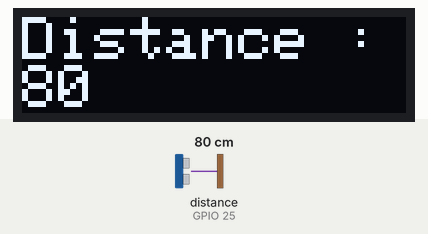
Simulated run of this sketch. Board: ESP32. On the bench: 128×32 one-colour display. The test bench sets the inputs (shaded band); at power-on: distance to the obstacle (sensor on GPIO 25) 80 cm. WiFi joins after 1.5 s; servers stay silent unless stated; the display library's start-up logo is not drawn; no MQTT or app messages arrive unless stated; what the sketch prints to the serial monitor is not drawn.

Above: at 2.8 s.
2.9 s: distance to the obstacle (sensor on GPIO 25) set to 2 cm
At 3.4 s:
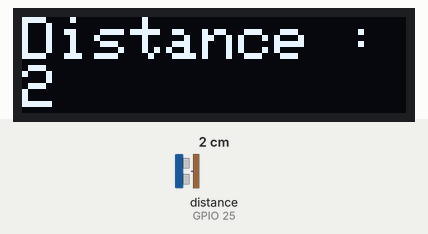
4.4 s: distance to the obstacle (sensor on GPIO 25) set to 4 cm
At 4.9 s:
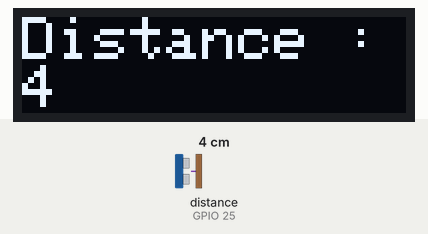
7.5 s: distance to the obstacle (sensor on GPIO 25) set to 9 cm
At 7.9 s:
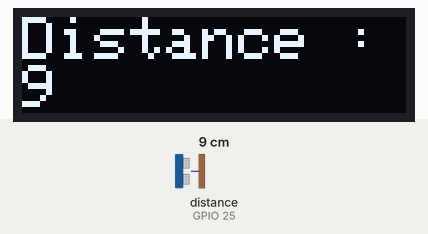
Timing chart, 0 to 10.5 s (numbered marks = the images above; inputs shaded):
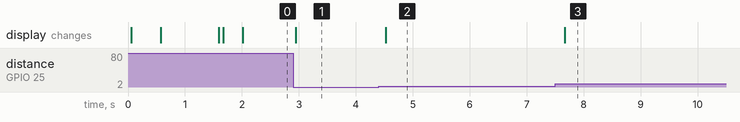

Measured:
- after the input at 2.9 s, the display: changes after 0.05 s (image 1)
- after the input at 4.4 s, the display: changes after 0.12 s (image 2)
- after the input at 7.5 s, the display: changes after 0.17 s (image 3)

The sketch:

P2I2_working_v2.ino
```cpp
#include "Adafruit_Si7021.h"
#include "Ultrasonic.h"
#include "arduinoFFT.h"

#include <Adafruit_GFX.h>
#include <Adafruit_SSD1306.h>
#include <PubSubClient.h>
#include <WiFi.h>

/*-----AUDIO SETUP-----*/
#define AUDIO_CHANNEL A0

const uint16_t samples = 8192; //This value MUST ALWAYS be a power of 2
const float samplingFrequency = 44100; //Hz, must be less than 10000 due to ADC
unsigned int sampling_period_us;
unsigned long microseconds;

float vReal[samples];
float vImag[samples];

ArduinoFFT<float> FFT = ArduinoFFT<float>(vReal, vImag, samples, samplingFrequency, true);
/*-----DONE-----*/

/*-----ULTRASONIC SETUP-----*/
Ultrasonic ultrasonic(25);
bool enableHeater = false;
/*-----DONE-----*/

/*-----TEMP & HUMIDITY SETUP-----*/
#define I2C_SDA 32
#define I2C_SCL 33

Adafruit_Si7021 si7021_sensor;

float temp = 0;
float hum = 0;
float temps;
/*-----DONE-----*/

/*-----WIFI & MQTT-----*/
// WiFi
char *ssid = "Rime"; // Enter your WiFi name
const char *password ="raskolnikov";  // Enter WiFi password

// MQTT Broker
const char *mqtt_broker = "81.185.169.225";
const char *topic   = "my/test/channel";
const char *mqtt_username = "rickastley";
const char *mqtt_password = "password";
const int mqtt_port = 1883;

WiFiClient espClient;
PubSubClient client(espClient);
/*-----DONE-----*/

/*-----SCREEN SETUP-----*/
#define SCREEN_WIDTH 128 // OLED display width, in pixels
#define SCREEN_HEIGHT 32 // OLED display height, in pixels
#define SCREEN_ADDRESS 0x3C ///< See datasheet for Address; 0x3D for 128x64, 0x3C for 128x32
Adafruit_SSD1306 display(SCREEN_WIDTH, SCREEN_HEIGHT);

unsigned long duration;
/*-----DONE-----*/

/*-----SETUP-----*/
void setup() {
  Serial.begin(115200);

  if (!si7021_sensor.begin()) {
    Serial.println("Did not find Si7021 sensor!");
  }
  if(!display.begin(SSD1306_SWITCHCAPVCC, SCREEN_ADDRESS)) {
    Serial.println("Screen error");
  }
  display.display();
  display.setTextSize(2);      // Normal 1:1 pixel scale
  display.setTextColor(SSD1306_WHITE); // Draw white text
  display.setCursor(0, 0);     // Start at top-left corner
  display.cp437(true);
  display.clearDisplay();
  display.println(F("starting..."));
  display.display();

  sampling_period_us = round(1000000*(1.0/samplingFrequency));

  WiFi.begin(ssid, password);
  while (WiFi.status() != WL_CONNECTED) {
    delay(500);
    Serial.println("Connecting to WiFi..");
    Serial.println(WiFi.status());
    Serial.println(WL_CONNECTED);
    display.clearDisplay();
    display.setCursor(0,0);
    display.println(F("Connecting"));
    display.println("WiFi : " + String(WiFi.status()));
    display.display();
  }

   client.setServer(mqtt_broker, mqtt_port);
   client.setCallback(callback);
   while (!client.connected()) {
       String client_id = "esp32-client-";
       client_id += String(WiFi.macAddress());
       Serial.printf("The client %s connects to the MQTT broker\n", client_id.c_str());
       display.clearDisplay();
       display.setCursor(0,0);
       display.println(F("Connecting"));
       display.println("MQTT");
       display.display();
       if (client.connect(client_id.c_str(), mqtt_username, mqtt_password)) {
           Serial.println("Connected");
           display.clearDisplay();
           display.setCursor(0,0);
           display.println("Done");
           display.display();
       } else {
           display.clearDisplay();
           display.setCursor(0,0);
           display.println(F("Connecting"));
           display.println("MQTT : " + String(client.state()));
           display.display();
           Serial.print("failed with state ");
           Serial.print(client.state());
           delay(2000);
       }
   }

   // Publish and subscribe
   client.publish(topic, "Hi, I'm ESP32 ^^");
   client.subscribe("rick/astley/measure");
   client.subscribe("rick/astley/frequency");

  Serial.println("Ready :D");
  duration = millis();
}
/*-----DONE-----*/

/*-----CALLBACK FUNCTION-----*/
void callback(char *topic, byte *payload, unsigned int length) {
  String top = topic;
  if (top == "rick/astley/frequency") {
    sendFrequencies();
  }
  if (top == "rick/astley/measure") {
    measure();
  }
}
/*-----DONE-----*/

void measure() {
   /*-----ULTRASONIC-----*/
  long RangeInCentimeters;
  RangeInCentimeters = ultrasonic.read();
  Serial.print("Distance : ");
  Serial.println(RangeInCentimeters,DEC);
  char buffer[8]; // Adjust the buffer size according to your needs
  sprintf(buffer, "%d", RangeInCentimeters);
  client.publish("rick/astley/distance", buffer);
  /*-----DONE-----*/

  /*-----HUMIDITY & TEMPERATURE-----*/
  hum = float(si7021_sensor.readHumidity());
  temp = float(si7021_sensor.readTemperature());

  Serial.print("Humidité relative (en %) : ");
  Serial.println(hum, 2);

  char buffer1[8]; // Adjust the buffer size according to your needs
  snprintf(buffer1, sizeof(buffer1), "%.2f", hum);
  client.publish("rick/astley/humidity", buffer1);
  Serial.print("Température (en °C) : ");
  Serial.println(temp, 2);

  char buffer2[8]; // Adjust the buffer size according to your needs
  snprintf(buffer2, sizeof(buffer2), "%.2f", temp);
  client.publish("rick/astley/temperature", buffer2);
  //Serial.println(temp, 2);
  /*-----DONE-----*/

  /*-----AUDIO SAMPLING AND THINGS-----*/
  microseconds = micros();
  for(int i=0; i<samples; i++)
  {
      vReal[i] = analogRead(AUDIO_CHANNEL);
      vImag[i] = 0;
      while(micros() - microseconds < sampling_period_us){
        //empty loop
      }
      microseconds += sampling_period_us;
  }
  FFT.windowing(FFTWindow::Hamming, FFTDirection::Forward);  // Weigh data
  FFT.compute(FFTDirection::Forward); // Compute FFT
  FFT.complexToMagnitude(); // Compute magnitudes
  Serial.println("Computed magnitudes");
  sendData(vReal, (samples >> 1));
  /*-----DONE-----*/
}

/*-----DATA SENDING FUNCTIONS-----*/
void sendData(float *vData, uint16_t bufferSize){
    for (uint16_t i = 0; i < bufferSize; i++){
      float abscissa;
      abscissa = ((i * 1.0 * samplingFrequency) / samples);
      char buffer[50]; // Adjust the buffer size according to your needs
      snprintf(buffer, sizeof(buffer), "%.4f", vData[i]);
      client.publish("rick/astley/fft", buffer);
    }
    client.publish("rick/astley/stop", "stop");
    Serial.println();
}

 void sendFrequencies(){
  Serial.println("Sending frequencies");
  for (uint16_t i = 0; i< (samples >> 1); i++) {
    float abscissa;
    abscissa = ((i * 1.0 * samplingFrequency) / samples);
    char buffer[50]; // Adjust the buffer size according to your needs
    snprintf(buffer, sizeof(buffer), "%.2f", abscissa);
    client.publish("rick/astley/frequencies", buffer);
  }
 }
 /*-----DONE-----*/

void loop() {
   client.loop();
   if (millis() - duration > 300) {
    display.clearDisplay();
    display.setCursor(0,0);
    display.println(F("Distance :"));
    display.println(ultrasonic.read(), DEC);
    display.display();
    duration = millis();
   }
}
```
